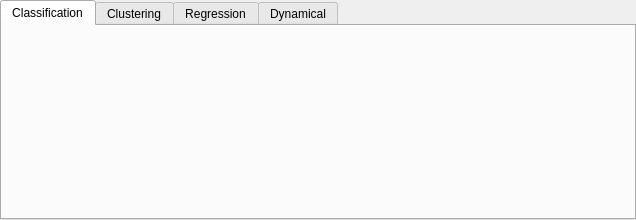
<?xml version="1.0" encoding="UTF-8"?>
<ui version="4.0">
 <class>algorithmOptions</class>
 <widget class="QWidget" name="algorithmOptions">
  <property name="geometry">
   <rect>
    <x>0</x>
    <y>0</y>
    <width>636</width>
    <height>220</height>
   </rect>
  </property>
  <property name="sizePolicy">
   <sizepolicy hsizetype="Fixed" vsizetype="Fixed">
    <horstretch>0</horstretch>
    <verstretch>0</verstretch>
   </sizepolicy>
  </property>
  <property name="windowTitle">
   <string>Algorithm Options</string>
  </property>
  <property name="autoFillBackground">
   <bool>false</bool>
  </property>
  <layout class="QHBoxLayout" name="horizontalLayout">
   <property name="spacing">
    <number>0</number>
   </property>
   <property name="margin">
    <number>0</number>
   </property>
   <item>
    <widget class="QTabWidget" name="tabWidget">
     <property name="tabPosition">
      <enum>QTabWidget::North</enum>
     </property>
     <property name="tabShape">
      <enum>QTabWidget::Rounded</enum>
     </property>
     <property name="currentIndex">
      <number>0</number>
     </property>
     <property name="elideMode">
      <enum>Qt::ElideRight</enum>
     </property>
     <property name="usesScrollButtons">
      <bool>false</bool>
     </property>
     <property name="documentMode">
      <bool>false</bool>
     </property>
     <property name="tabsClosable">
      <bool>false</bool>
     </property>
     <property name="movable">
      <bool>false</bool>
     </property>
     <widget class="QWidget" name="tabClass">
      <attribute name="title">
       <string>Classification</string>
      </attribute>
      <layout class="QHBoxLayout" name="horizontalLayout_2">
       <property name="spacing">
        <number>0</number>
       </property>
       <property name="margin">
        <number>0</number>
       </property>
      </layout>
     </widget>
     <widget class="QWidget" name="tabClust">
      <attribute name="title">
       <string>Clustering</string>
      </attribute>
      <layout class="QHBoxLayout" name="horizontalLayout_3">
       <property name="spacing">
        <number>0</number>
       </property>
       <property name="margin">
        <number>0</number>
       </property>
      </layout>
     </widget>
     <widget class="QWidget" name="tabRegr">
      <attribute name="title">
       <string>Regression</string>
      </attribute>
      <layout class="QHBoxLayout" name="horizontalLayout_4">
       <property name="spacing">
        <number>0</number>
       </property>
       <property name="margin">
        <number>0</number>
       </property>
      </layout>
     </widget>
     <widget class="QWidget" name="tabDyn">
      <attribute name="title">
       <string>Dynamical</string>
      </attribute>
      <layout class="QHBoxLayout" name="horizontalLayout_5">
       <property name="spacing">
        <number>0</number>
       </property>
       <property name="margin">
        <number>0</number>
       </property>
      </layout>
     </widget>
    </widget>
   </item>
  </layout>
 </widget>
 <resources/>
 <connections/>
</ui>
